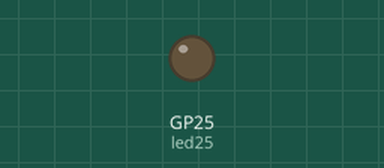
Bench run of a program on a simulated Raspberry Pi Pico running MicroPython. Shown: output pins drawn as LEDs (lit = HIGH). What the program prints to the serial console is not drawn.

Above: at 0.1 s.
At 39.1 s:
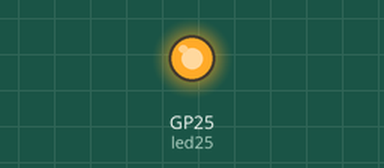
Timing chart, 0 to 40.0 s (numbered marks = the images above):
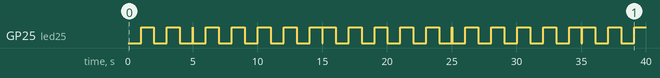

The program:

123.py
```python
from machine import Pin
import time

led25 = Pin('LED', Pin.OUT)
ledStatus = False

# 定義計時器間隔列表
intervals = [1000, 5000, 10000]
starts = [time.ticks_ms()] * len(intervals)

while True:
    for i, interval in enumerate(intervals):
        if time.ticks_diff(time.ticks_ms(), starts[i]) >= interval:
            print(f'過{interval//1000}秒')
            starts[i] = time.ticks_ms()
            ledStatus = not ledStatus
            led25.value(ledStatus)
```

Measured:
- by itself, GP25 (led25): LOW → HIGH at 1.0 s, → LOW 1.0 s later, → HIGH 1.0 s later, → LOW 1.0 s later, … (43 changes in this stretch)
